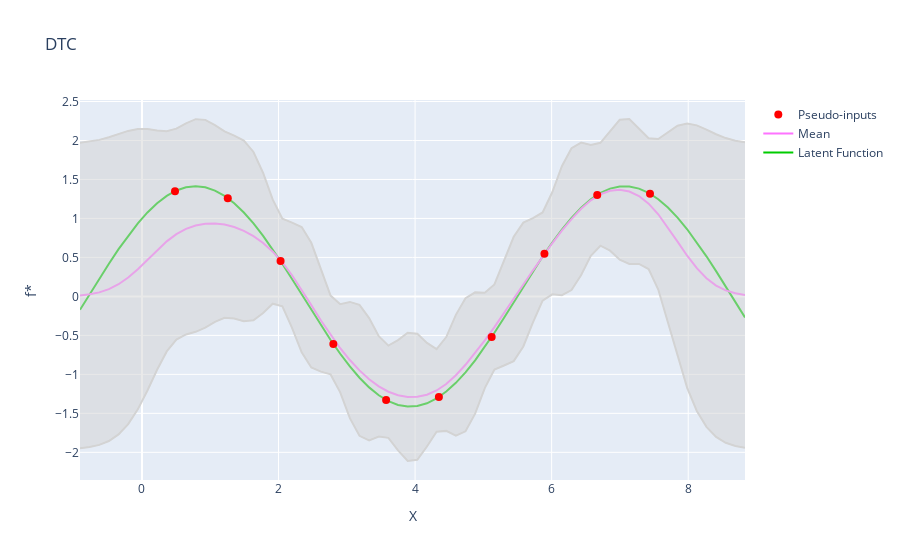

Here is the notebook cell this chart was saved with:
### Markdown cell above
## DTC

### Code cell
model3 = Sparse_GP_regression_DTC(X, y)
mean3, cov3 = model3.predict(X_pred.clone())

visualize(X_pred, f, mean3, cov3, p_inputs=model3.pseudo_inputs, title="DTC")
